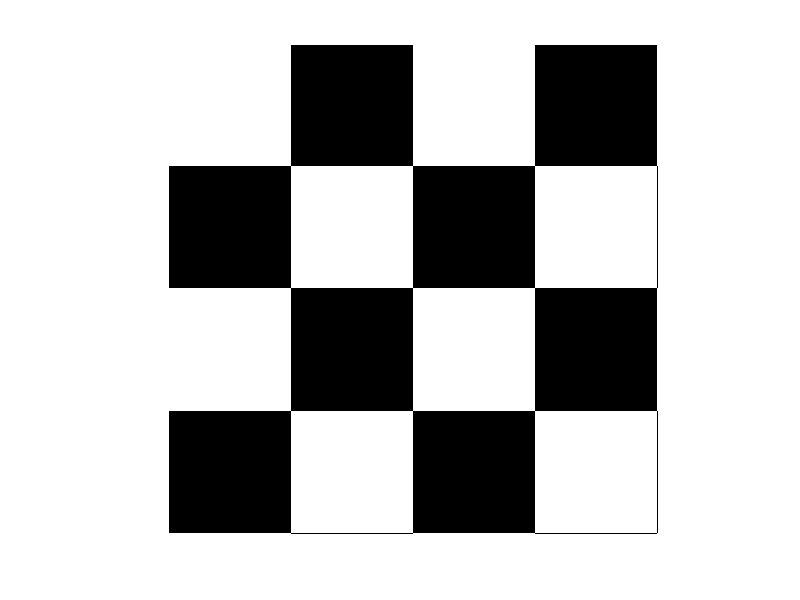

MATLAB code to generate this figure:
img=zeros(400);
for i=1:400
    for j=1:400
        row=floor(i/100);
        col=floor(j/100);
        if mod((row+col),2) ==0
            img(i,j)=255;
        end
    end
end
imshow(img);